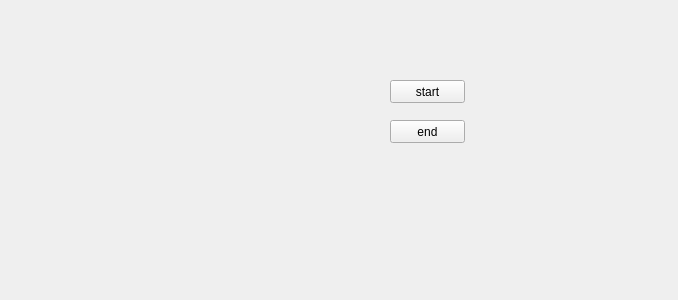
<?xml version="1.0" encoding="UTF-8"?>
<ui version="4.0">
 <class>Form</class>
 <widget class="QWidget" name="Form">
  <property name="geometry">
   <rect>
    <x>0</x>
    <y>0</y>
    <width>678</width>
    <height>300</height>
   </rect>
  </property>
  <property name="windowTitle">
   <string>Form</string>
  </property>
  <widget class="QPushButton" name="pb">
   <property name="geometry">
    <rect>
     <x>390</x>
     <y>120</y>
     <width>75</width>
     <height>23</height>
    </rect>
   </property>
   <property name="text">
    <string>end</string>
   </property>
  </widget>
  <widget class="QPushButton" name="pb2">
   <property name="geometry">
    <rect>
     <x>390</x>
     <y>80</y>
     <width>75</width>
     <height>23</height>
    </rect>
   </property>
   <property name="text">
    <string>start</string>
   </property>
  </widget>
 </widget>
 <resources/>
 <connections/>
</ui>
